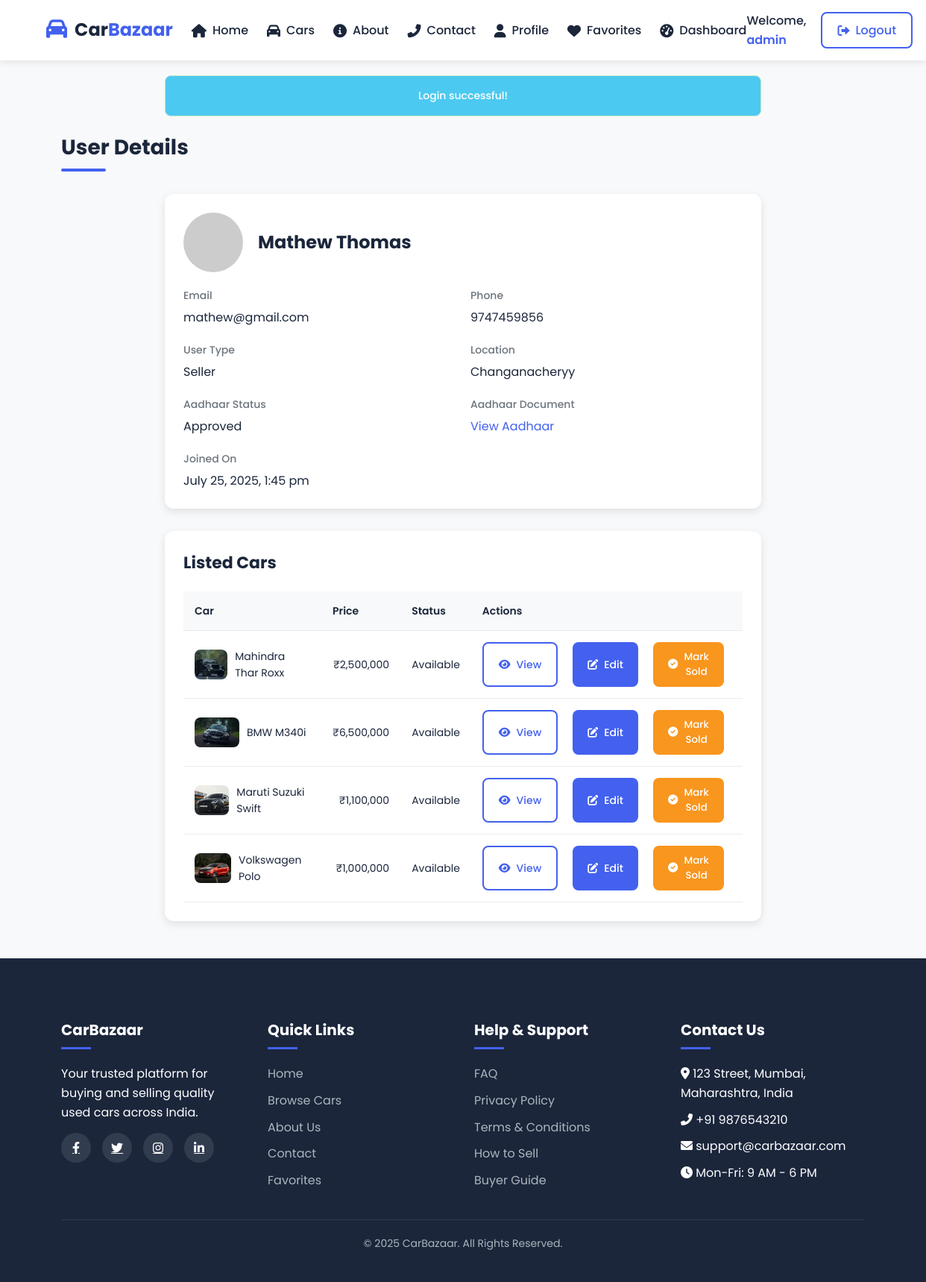
Screenshot of /view_user.php?id=3 (signed in) with the database file from the repository.
### tables this page shows
CREATE TABLE `users` (
  `id` int(11) NOT NULL,
  `username` varchar(50) NOT NULL,
  `password` varchar(255) NOT NULL,
  `email` varchar(100) NOT NULL,
  `phone` varchar(15) DEFAULT NULL,
  `user_type` enum('admin','seller','buyer') NOT NULL,
  `location` varchar(100) DEFAULT NULL,
  `profile_pic` varchar(255) DEFAULT NULL,
  `aadhaar_status` enum('not_submitted','pending','approved','rejected') DEFAULT 'not_submitted',
  `aadhaar_path` varchar(255) DEFAULT NULL,
  `aadhaar_rejection_reason` text DEFAULT NULL,
  `created_at` timestamp NOT NULL DEFAULT current_timestamp()
);

CREATE TABLE `cars` (
  `id` int(11) NOT NULL,
  `seller_id` int(11) NOT NULL,
  `model` varchar(100) NOT NULL,
  `brand` varchar(50) NOT NULL,
  `year` int(11) NOT NULL,
  `price` int(11) NOT NULL,
  `km_driven` int(11) NOT NULL,
  `fuel_type` enum('Petrol','Diesel','Electric','Hybrid','CNG') NOT NULL,
  `transmission` enum('Automatic','Manual') NOT NULL,
  `main_image` varchar(255) NOT NULL,
  `sub_image1` varchar(255) DEFAULT NULL,
  `sub_image2` varchar(255) DEFAULT NULL,
  `sub_image3` varchar(255) DEFAULT NULL,
  `location` varchar(100) NOT NULL,
  `ownership` enum('First','Second','Third','Other') NOT NULL,
  `insurance_status` enum('Valid','Expired','None') NOT NULL,
  `description` text DEFAULT NULL,
  `is_sold` tinyint(1) DEFAULT 0,
  `created_at` timestamp NOT NULL DEFAULT current_timestamp()
);

### view_user.php (the view, shortened to what this page needs)
<?php
$db_host = "localhost";
$db_user = "root";
$db_pass = "";
$db_name = "car_rental_db";
try {
    $conn = new mysqli($db_host, $db_user, $db_pass, $db_name);
} catch (Exception $e) {
    die($e->getMessage());
}
$user_id = isset($_GET['id']) ? filter_input(INPUT_GET, 'id', FILTER_SANITIZE_NUMBER_INT) : 0;
$stmt = $conn->prepare("SELECT username, email, phone, user_type, location, profile_pic, aadhaar_status, aadhaar_path, aadhaar_rejection_reason, created_at FROM users WHERE id = ?");
$stmt->bind_param("i", $user_id);
$stmt->execute();
$user_result = $stmt->get_result();
$user = $user_result->num_rows > 0 ? $user_result->fetch_assoc() : null;
$stmt = $conn->prepare("SELECT id, brand, model, price, is_sold, main_image FROM cars WHERE seller_id = ? ORDER BY created_at DESC");
$stmt->bind_param("i", $user_id);
$stmt->execute();
$cars_result = $stmt->get_result();
?>
<!DOCTYPE html>
<html lang="en">
<head>
    <link rel="stylesheet" href="https://cdnjs.cloudflare.com/ajax/libs/font-awesome/6.0.0-beta3/css/all.min.css">
    <link rel="stylesheet" href="style.css">
</head>
<body>
    <header>
        <div class="container header-container">
            <a href="index.php" class="logo">
                <div class="logo-icon"><i class="fas fa-car"></i></div>
                <div class="logo-text">Car<span>Bazaar</span></div>
            </a>
            <nav>
                <ul>
                    <li><a href="index.php"><i class="fas fa-home"></i> Home</a></li>
                    <li><a href="index.php#cars"><i class="fas fa-car"></i> Cars</a></li>
                    <li><a href="index.php#about"><i class="fas fa-info-circle"></i> About</a></li>
                    <li><a href="index.php#contact"><i class="fas fa-phone-alt"></i> Contact</a></li>
                    <li><a href="profile.php"><i class="fas fa-user"></i> Profile</a></li>
                    <li><a href="favorites.php"><i class="fas fa-heart"></i> Favorites</a></li>
                    <li><a href="admin_dashboard.php"><i class="fas fa-tachometer-alt"></i> Dashboard</a></li>
                </ul>
            </nav>
            <div class="user-actions">
                <div class="user-greeting">Welcome, <span><?php echo htmlspecialchars($_SESSION['username']); ?></span></div>
                <a href="index.php?logout" class="btn btn-outline"><i class="fas fa-sign-out-alt"></i> Logout</a>
            </div>
        </div>
    </header>
    <div class="container">
        <?php if (isset($_SESSION['message'])): ?>
            <div class="alert alert-success">
                <?php echo htmlspecialchars($_SESSION['message']); unset($_SESSION['message']); ?>
            </div>
        <?php endif; ?>
        <div class="section-header">
            <h2 class="section-title">User Details</h2>
        </div>
        <div class="user-details-container">
            <div class="user-details-header">
                <img src="<?php echo htmlspecialchars($user['profile_pic'] ?: 'Uploads/profiles/default.jpg'); ?>" alt="<?php echo htmlspecialchars($user['username']); ?>" class="user-profile-pic">
                <h2><?php echo htmlspecialchars($user['username']); ?></h2>
            </div>
            <div class="user-details-grid">
                <div class="user-detail">
                    <label>Email</label>
                    <span><?php echo htmlspecialchars($user['email']); ?></span>
                </div>
                <div class="user-detail">
                    <label>Phone</label>
                    <span><?php echo htmlspecialchars($user['phone'] ?: 'Not provided'); ?></span>
                </div>
                <div class="user-detail">
                    <label>User Type</label>
                    <span><?php echo ucfirst(htmlspecialchars($user['user_type'])); ?></span>
                </div>
                <div class="user-detail">
                    <label>Location</label>
                    <span><?php echo htmlspecialchars($user['location'] ?: 'Not provided'); ?></span>
                </div>
                <div class="user-detail">
                    <label>Aadhaar Status</label>
                    <span><?php echo ucfirst(htmlspecialchars($user['aadhaar_status'])); ?></span>
                </div>
                <div class="user-detail">
                    <label>Aadhaar Document</label>
                    <?php if ($user['aadhaar_path']): ?>
                        <a href="<?php echo htmlspecialchars($user['aadhaar_path']); ?>" target="_blank">View Aadhaar</a>
                    <?php else: ?>
                        <span>Not uploaded</span>
                    <?php endif; ?>
                </div>
                <div class="user-detail">
                    <label>Joined On</label>
                    <span><?php echo date('F j, Y, g:i a', strtotime($user['created_at'])); ?></span>
                </div>
            </div>
        </div>
        <div class="table-container">
            <h3>Listed Cars</h3>
            <?php if ($cars_result->num_rows > 0): ?>
                <table>
                    <thead>
                        <tr>
                            <th>Car</th>
                            <th>Price</th>
                            <th>Status</th>
                            <th>Actions</th>
                        </tr>
                    </thead>
                    <tbody>
                        <?php while ($car = $cars_result->fetch_assoc()): ?>
                            <tr>
                                <td>
                                    <div style="display: flex; align-items: center; gap: 10px;">
                                        <img src="<?php echo htmlspecialchars($car['main_image'] ?: 'Uploads/cars/default.jpg'); ?>" alt="<?php echo htmlspecialchars($car['brand'] . ' ' . $car['model']); ?>" class="car-image">
                                        <?php echo htmlspecialchars($car['brand'] . ' ' . $car['model']); ?>
                                    </div>
                                </td>
                                <td style="text-align: right;">₹<?php echo number_format($car['price'], 0, '', ','); ?></td>
                                <td style="text-align: center;"><?php echo $car['is_sold'] ? 'Sold' : 'Available'; ?></td>
                                <td class="action-buttons">
                                    <a href="view_car.php?id=<?php echo $car['id']; ?>" class="btn btn-outline"><i class="fas fa-eye"></i> View</a>
                                    <a href="edit_car.php?id=<?php echo $car['id']; ?>" class="btn btn-primary"><i class="fas fa-edit"></i> Edit</a>
                                    <?php if (!$car['is_sold']): ?>
                                        <form method="POST" action="admin_cars.php" style="display: inline;">
                                            <button type="submit" name="mark_sold" class="btn btn-warning"><i class="fas fa-check-circle"></i> Mark Sold</button>
                                        </form>
                                    <?php endif; ?>
                                </td>
                            </tr>
                        <?php endwhile; ?>
                    </tbody>
                </table>
            <?php else: ?>
                <p>No cars listed by this user.</p>
            <?php endif; ?>
        </div>
    </div>
    <footer>
        <div class="container">
            <div class="footer-container">
                <div class="footer-column">
                    <h3>CarBazaar</h3>
                    <p>Your trusted platform for buying and selling quality used cars across India.</p>
                    <div class="footer-social">
                        <a href="#"><i class="fab fa-facebook-f"></i></a>
                        <a href="#"><i class="fab fa-twitter"></i></a>
                        <a href="#"><i class="fab fa-instagram"></i></a>
                        <a href="#"><i class="fab fa-linkedin-in"></i></a>
                    </div>
                </div>
                <div class="footer-column">
                    <h3>Quick Links</h3>
                    <ul>
                        <li><a href="index.php">Home</a></li>
                        <li><a href="index.php#cars">Browse Cars</a></li>
                        <li><a href="index.php#about">About Us</a></li>
                        <li><a href="index.php#contact">Contact</a></li>
                        <li><a href="favorites.php">Favorites</a></li>
                    </ul>
                </div>
                <div class="footer-column">
                    <h3>Help & Support</h3>
                    <ul>
                        <li><a href="#">FAQ</a></li>
                        <li><a href="#">Privacy Policy</a></li>
                        <li><a href="#">Terms & Conditions</a></li>
                        <li><a href="#">How to Sell</a></li>
                        <li><a href="#">Buyer Guide</a></li>
                    </ul>
                </div>
                <div class="footer-column">
                    <h3>Contact Us</h3>
                    <ul>
                        <li><i class="fas fa-map-marker-alt"></i> 123 Street, Mumbai, Maharashtra, India</li>
                        <li><i class="fas fa-phone-alt"></i> +91 9876543210</li>
                        <li><i class="fas fa-envelope"></i> support@carbazaar.com</li>
                        <li><i class="fas fa-clock"></i> Mon-Fri: 9 AM - 6 PM</li>
                    </ul>
                </div>
            </div>
            <div class="footer-bottom">
                <p>© <?php echo date('Y'); ?> CarBazaar. All Rights Reserved.</p>
            </div>
        </div>
    </footer>
</body>
</html>

### style.css (style rules this page uses)
:root { --primary: #4361ee; --secondary: #3f37c9; --accent: #4895ef; --dark: #1b263b; --light: #f8f9fa; --success: #4cc9f0; --warning: #f8961e; --danger: #f72585; --gray: #6c757d; --light-gray: #e9ecef; }
* { margin: 0; padding: 0; box-sizing: border-box; font-family: 'Poppins', sans-serif; }
body { background-color: var(--light); color: var(--dark); line-height: 1.6; scroll-behavior: smooth; }
.container { width: 90%; max-width: 1400px; margin: 0 auto; padding: 20px; }
.alert { padding: 15px; margin-bottom: 20px; border-radius: 8px; font-weight: 500; }
.alert-success { background-color: #d4edda; color: #155724; border: 1px solid #c3e6cb; }
header { background-color: white; box-shadow: 0 2px 10px rgba(0,0,0,0.1); position: sticky; top: 0; z-index: 1000; }
.header-container { display: flex; justify-content: space-between; align-items: center; padding: 15px 0; }
.logo { display: flex; align-items: center; text-decoration: none; }
.logo-icon { font-size: 28px; color: var(--primary); margin-right: 10px; }
.logo-text { font-size: 24px; font-weight: 700; color: var(--dark); }
.logo-text span { color: var(--primary); }
nav ul { display: flex; list-style: none; }
nav ul li { margin-left: 25px; }
nav ul li a { color: var(--dark); text-decoration: none; font-weight: 500; transition: color 0.3s; display: flex; align-items: center; }
nav ul li a i { margin-right: 8px; font-size: 18px; }
.user-actions { display: flex; align-items: center; }
.user-greeting { margin-right: 20px; font-weight: 500; color: var(--dark); }
.user-greeting span { color: var(--primary); font-weight: 600; }
.btn { display: inline-flex; align-items: center; justify-content: center; padding: 10px 20px; border-radius: 8px; font-weight: 500; cursor: pointer; transition: all 0.3s ease; text-decoration: none; border: none; outline: none; margin-right:10px; }
.btn i { margin-right: 8px; }
.btn-primary { background-color: var(--primary); color: white; }
.btn-outline { background-color: transparent; color: var(--primary); border: 2px solid var(--primary); }
.section-header { display: flex; justify-content: space-between; align-items: center; margin-bottom: 30px; }
.section-title { font-size: 28px; color: var(--dark); position: relative; padding-bottom: 10px; }
.section-title::after { content: ''; position: absolute; bottom: 0; left: 0; width: 60px; height: 4px; background-color: var(--primary); border-radius: 2px; }
.car-image { height: 200px; overflow: hidden; position: relative; }
footer { background-color: var(--dark); color: white; padding: 60px 0 20px; }
.footer-container { display: grid; grid-template-columns: repeat(auto-fit, minmax(200px, 1fr)); gap: 30px; margin-bottom: 30px; }
.footer-column h3 { font-size: 20px; margin-bottom: 20px; position: relative; padding-bottom: 10px; }
.footer-column h3::after { content: ''; position: absolute; bottom: 0; left: 0; width: 40px; height: 3px; background-color: var(--primary); }
.footer-column ul { list-style: none; }
.footer-column ul li { margin-bottom: 10px; }
.footer-column ul li a { color: #adb5bd; text-decoration: none; transition: color 0.3s; }
.footer-social { display: flex; gap: 15px; margin-top: 15px; }
.footer-social a { display: flex; align-items: center; justify-content: center; width: 40px; height: 40px; border-radius: 50%; background-color: rgba(255,255,255,0.1); color: white; transition: all 0.3s; }
.footer-bottom { text-align: center; padding-top: 20px; border-top: 1px solid rgba(255,255,255,0.1); color: #adb5bd; font-size: 14px; }

### rows the page displays
users: username "Mathew Thomas", email "mathew@gmail.com", phone "9747459856", user_type "Seller", location "Changanacheryy", aadhaar_status "Approved", created_at "July 25, 2025, 1:45 pm"
cars: main_image (picture), brand+model "Mahindra Thar Roxx", price "2,500,000", is_sold "Available"
cars: main_image (picture), brand+model "BMW M340i", price "6,500,000", is_sold "Available"
cars: main_image (picture), brand+model "Maruti Suzuki Swift", price "1,100,000", is_sold "Available"
cars: main_image (picture), brand+model "Volkswagen Polo", price "1,000,000", is_sold "Available"

### other values shown
$_SESSION['username'] "admin"
$_SESSION['message'] "Login successful!"
